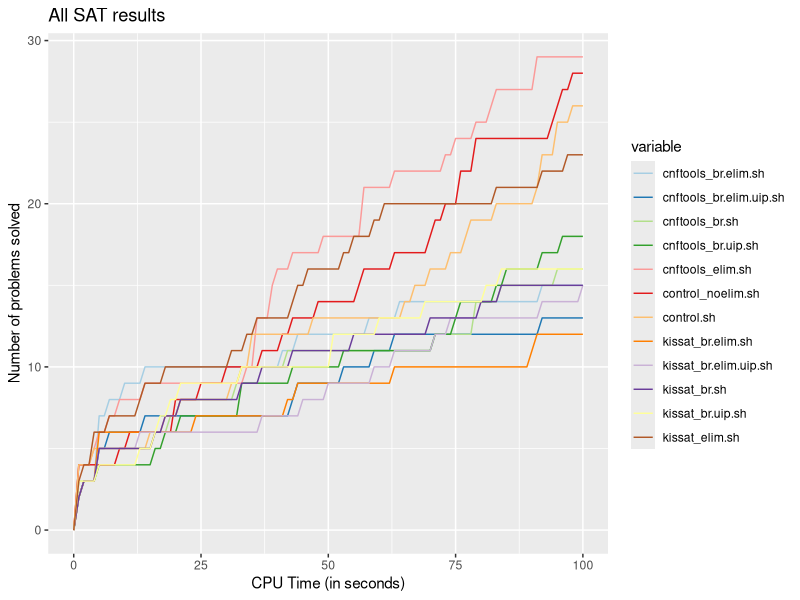
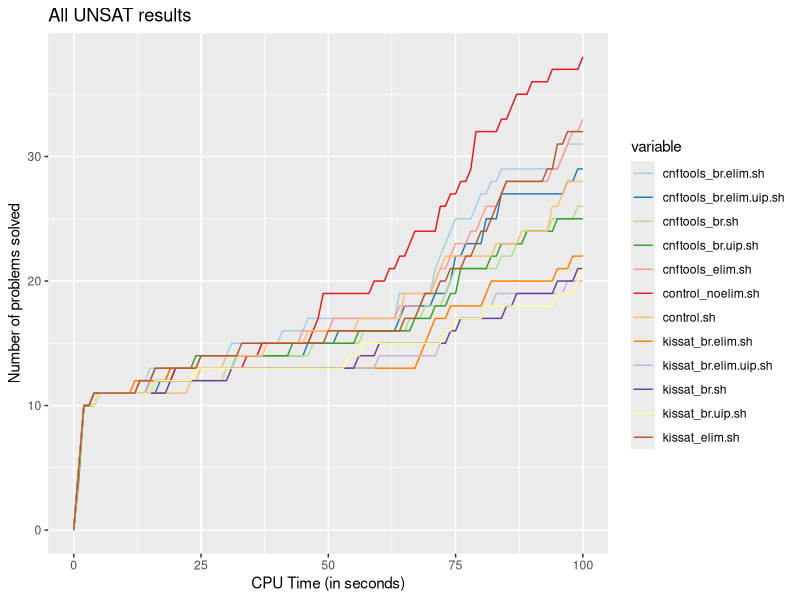
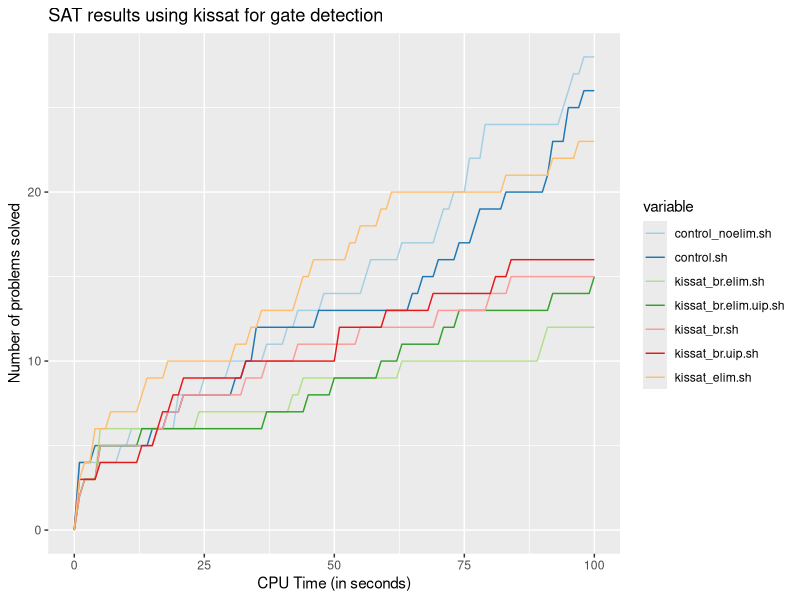
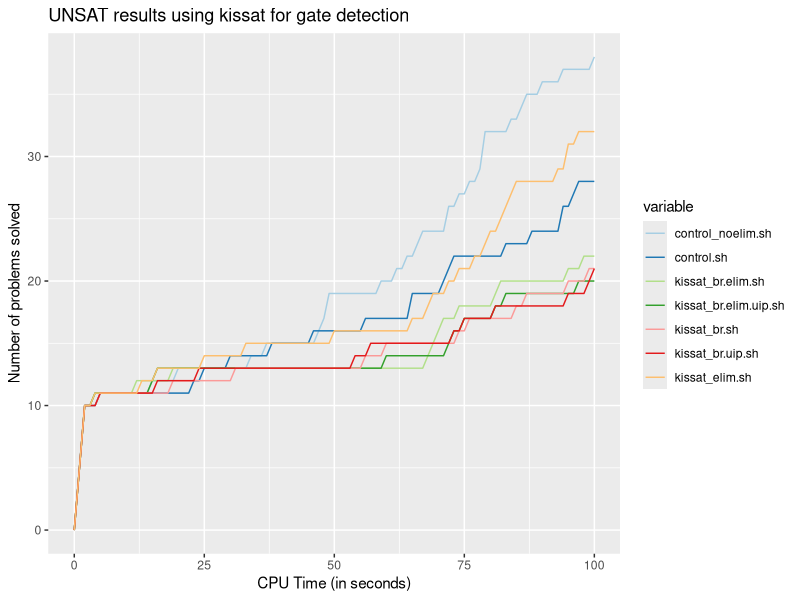
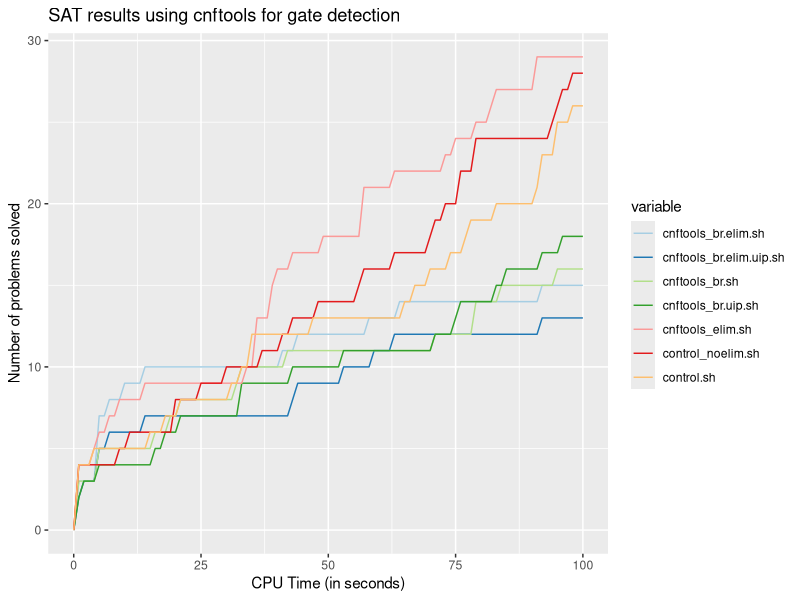
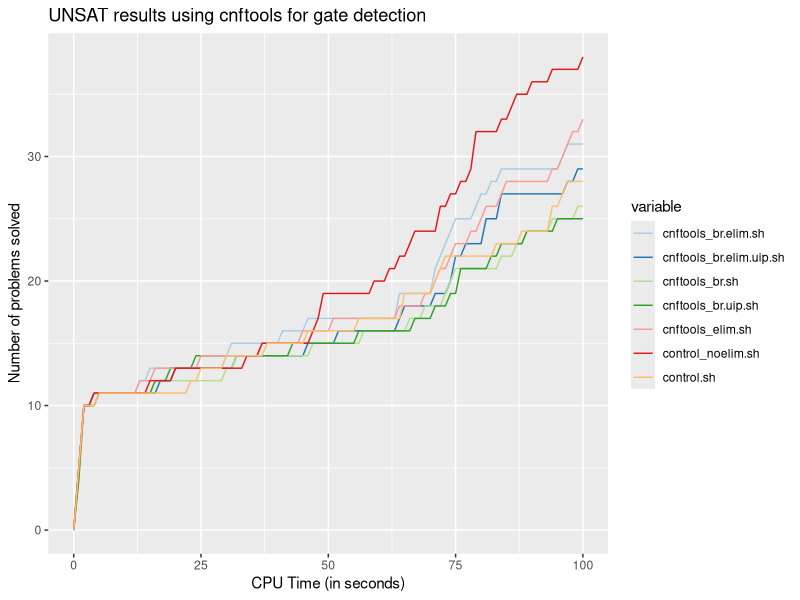

Recreate these plots in R, in order.
library(ggplot2)
library(tidyverse)
library(dplyr)
library(openxlsx)
library(RColorBrewer)
PALETTE = c("#A6CEE3", "#1F78B4", "#B2DF8A", "#33A02C", "#FB9A99", "#E31A1C", "#FDBF6F", "#FF7F00", "#CAB2D6", "#6A3D9A", "#FFFF99", "#B15928")


sat_timings <- read.csv(file = './results/sat_timed.csv')
unsat_timings <- read.csv(file = './results/unsat_timed.csv')
sat_timings <- sat_timings[,!(names(sat_timings) %in% c("X"))]
unsat_timings <- unsat_timings[,!(names(unsat_timings) %in% c("X"))]

sat_timings_kissat <- select(sat_timings, !contains("cnftools")) %>% gather(key = "variable", value = "value", -time)
sat_timings_cnftools <- select(sat_timings, !contains("kissat")) %>% gather(key = "variable", value = "value", -time)

unsat_timings_kissat <- select(unsat_timings, !contains("cnftools")) %>% gather(key = "variable", value = "value", -time)
unsat_timings_cnftools <- select(unsat_timings, !contains("kissat")) %>% gather(key = "variable", value = "value", -time)

sat_timings <- sat_timings %>% gather(key = "variable", value = "value", -time)
unsat_timings <- unsat_timings %>% gather(key = "variable", value = "value", -time)

ggplot(sat_timings, aes(x = time, y = value, color = variable)) + 
  geom_line() +
  scale_color_manual(values=c("#A6CEE3", "#1F78B4", "#B2DF8A", "#33A02C", "#FB9A99", "#E31A1C", "#FDBF6F", "#FF7F00", "#CAB2D6", "#6A3D9A", "#FFFF99", "#B15928")) +
  ggtitle("All SAT results") +
  xlab("CPU Time (in seconds)") +
  ylab("Number of problems solved") 

ggplot(unsat_timings, aes(x = time, y = value, color=variable)) + 
  geom_line() +
  scale_color_manual(values=c("#A6CEE3", "#1F78B4", "#B2DF8A", "#33A02C", "#FB9A99", "#E31A1C", "#FDBF6F", "#FF7F00", "#CAB2D6", "#6A3D9A", "#FFFF99", "#B15928")) +
  ggtitle("All UNSAT results") +
  xlab("CPU Time (in seconds)") +
  ylab("Number of problems solved") 

ggplot(sat_timings_kissat, aes(x = time, y = value, color=variable)) + 
  geom_line() +
  scale_color_manual(values=c("#A6CEE3", "#1F78B4", "#B2DF8A", "#33A02C", "#FB9A99", "#E31A1C", "#FDBF6F", "#FF7F00", "#CAB2D6", "#6A3D9A", "#FFFF99", "#B15928")) +
  ggtitle("SAT results using kissat for gate detection") +
  xlab("CPU Time (in seconds)") +
  ylab("Number of problems solved") 

ggplot(unsat_timings_kissat, aes(x = time, y = value, color=variable)) + 
  geom_line() +
  scale_color_manual(values=c("#A6CEE3", "#1F78B4", "#B2DF8A", "#33A02C", "#FB9A99", "#E31A1C", "#FDBF6F", "#FF7F00", "#CAB2D6", "#6A3D9A", "#FFFF99", "#B15928")) +
  ggtitle("UNSAT results using kissat for gate detection") +
  xlab("CPU Time (in seconds)") +
  ylab("Number of problems solved") 

ggplot(sat_timings_cnftools, aes(x = time, y = value, color=variable)) + 
  geom_line() +
  scale_color_manual(values=c("#A6CEE3", "#1F78B4", "#B2DF8A", "#33A02C", "#FB9A99", "#E31A1C", "#FDBF6F", "#FF7F00", "#CAB2D6", "#6A3D9A", "#FFFF99", "#B15928")) +
  ggtitle("SAT results using cnftools for gate detection") +
  xlab("CPU Time (in seconds)") +
  ylab("Number of problems solved") 

ggplot(unsat_timings_cnftools, aes(x = time, y = value, color=variable)) + 
  geom_line() +
  scale_color_manual(values=c("#A6CEE3", "#1F78B4", "#B2DF8A", "#33A02C", "#FB9A99", "#E31A1C", "#FDBF6F", "#FF7F00", "#CAB2D6", "#6A3D9A", "#FFFF99", "#B15928")) +
  ggtitle("UNSAT results using cnftools for gate detection") +
  xlab("CPU Time (in seconds)") +
  ylab("Number of problems solved")